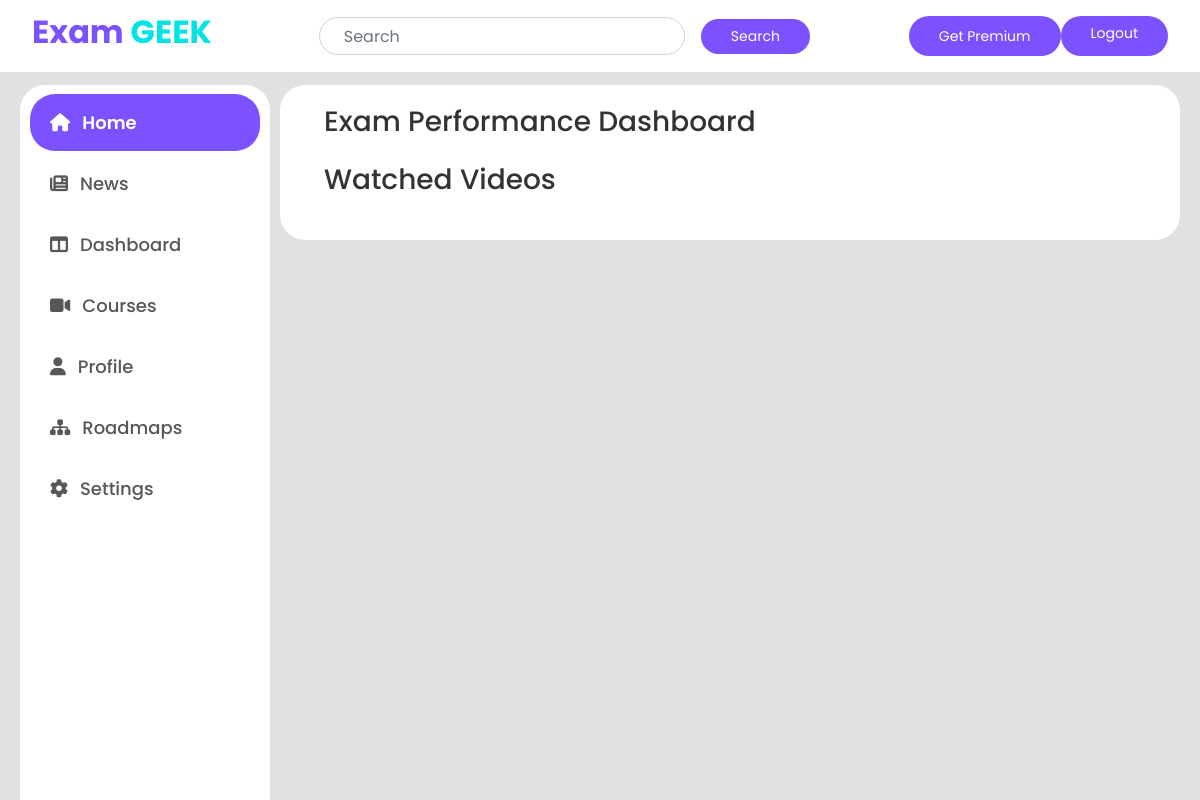
The app's page /dashboard/ (signed in), older data.
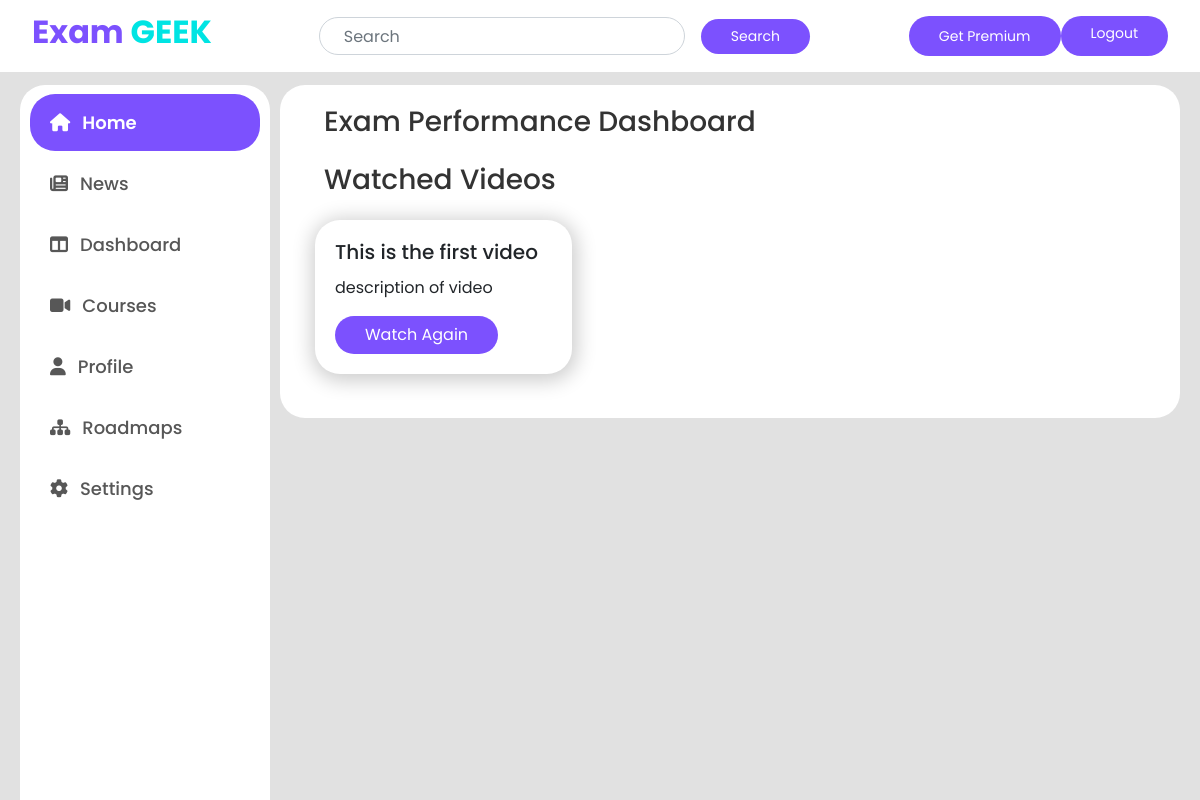
The same page, newer data.
### examapp/models.py (models this page shows)
class WatchedVideo(models.Model):
    user = models.ForeignKey(User, on_delete=models.CASCADE)
    video = models.ForeignKey(YouTubeVideo, on_delete=models.CASCADE)
    watched_at = models.DateTimeField(auto_now_add=True)

class YouTubeVideo(models.Model):
    title = models.CharField(max_length=255)
    description = models.TextField()
    url = models.URLField()
    uploaded_at = models.DateTimeField(auto_now_add=True)

### examapp/views.py (the view)
# urls.py: path('dashboard/', views.dashboard, name='dashboard'),
def dashboard(request):
    exams = Exam.objects.all()
    watched_videos = WatchedVideo.objects.filter(user=request.user)
    exam_titles = [exam.title for exam in exams]
    exam_scores = [exam.userexam_set.aggregate(models.Sum('score'))['score__sum'] or 0 for exam in exams]
    chart_data = {
        'exam_titles': exam_titles,
        'exam_scores': exam_scores,
    }
    return render(request, 'examapp/dashboard.html', {
        'watched_videos':watched_videos,
        'chart_data': json.dumps(chart_data),  # Convert Python dict to JSON string
    })

### examapp/templates/examapp/dashboard.html (shortened to what this page needs)
{% extends 'base.html'%}
{%block content %}
    {% include 'sidebar.html'%}
    <div class="content">
        <div>
            <h3 class="text-left theme-heading mx-4 mb-4">Exam Performance Dashboard</h3>
        </div>
        <div>
            <h3 class="text-left theme-heading mx-4 my-4">Watched Videos</h3>
            <div class="container">
                <div class="row">
                    {% for watched_video in watched_videos %}
                        <div class="col-md-4">
                            <div class="card mb-4">
                                <div class="card-body">
                                    <h5 class="card-title">{{ watched_video.video.title }}</h5>
                                    <p class="card-text">{{ watched_video.video.description }}</p>
                                    <a href="{{ watched_video.video.url }}" target="_blank" class="btn btn-theme">Watch Again</a>
                                </div>
                            </div>
                        </div>
                    {% endfor %}
                </div>
            </div>
        </div>
    </div>
{%endblock %}

### examapp/templates/base.html (shortened to what this page needs)
{% load static %}
<!DOCTYPE html>
<html lang="en">
<head>
    <link href="https://maxcdn.bootstrapcdn.com/bootstrap/4.5.2/css/bootstrap.min.css" rel="stylesheet">
    <link rel="stylesheet" href="https://cdnjs.cloudflare.com/ajax/libs/font-awesome/5.15.4/css/all.min.css">
    <link rel="stylesheet" href="https://cdnjs.cloudflare.com/ajax/libs/font-awesome/6.5.2/css/all.min.css" />
    <link rel="stylesheet" type='text/css' href="https://cdn.jsdelivr.net/gh/devicons/devicon@latest/devicon.min.css" />
</head>
<body>
    <nav class="navbar navbar-expand-lg navbar-dark base-navbar">
        <div class="px-3 d-flex justify-content-between w-100">
            <a class="navbar-brand base-navbar-brand" href="/">
                <h2 class="theme-text  bold-700">Exam <span class="theme-text-secondary">GEEK</span></h2>
            </a>
            <form class="form-inline search-form my-2" action="{% url 'home'%}" method="post">
                <input class="form-control base-form-control mr-sm-2 px-4" type="search" name="query" placeholder="Search" aria-label="Search">
                <input type="submit" value="Search" style="font-size: 14px;" class=" btn-theme mx-2">
            </form>
            <div class="navbar-text mobile-none">
                <button type="button" id="btn-premium" class="btn-theme btn-sm" data-toggle="modal" data-target="#myModal">
                    Get Premium
                </button>
                {% if user.is_authenticated %}
                    <a href="{% url 'logout' %}" class="btn login-btn btn-theme btn-sm">Logout</a>
                {% else %}
                    <a href="{% url 'login' %}" class="btn login-btn btn-theme btn-sm">Login</a>
                {% endif %}
            </div>
        </div>
    </nav>
    <div class="base-content">
        <div class="md-px-3 sm-px-0">
            {% block content %}
            {% endblock %}
        </div>
    </div>
</body>
</html>

### examapp/templates/sidebar.html (shortened to what this page needs)
<div class="sidebar">
    <a class="home" data-id="home" href="/"><i class="fa-solid fa-house"></i> <span>Home</span></a>
    <a class="news" data-id="news" href="/tech_news"><i class="fa-solid fa-newspaper"></i><span>News</span></a>
    <a class="dashboard" data-id="dashboard" href="/dashboard"><i class="fa-solid fa-table-columns"></i><span>Dashboard</span></a>
    <a class="courses" data-id="courses" href="/courses"><i class="fa-solid fa-video"></i><span>Courses</span></a>
    <a class="profile" data-id="profile" href="/profile"><i class="fa-solid fa-user"></i><span>Profile</span></a>
    <a class="roadmaps" data-id="roadmaps" href="/roadmaps"><i class="fa-solid fa-sitemap"></i><span>Roadmaps</span></a>
    <a class="settings" data-id="settings" href="/settings"><i class="fa-solid fa-gear"></i><span>Settings</span></a>
</div>

### examapp/templates/base.html (style rules this page uses)
body { font-family: 'Poppins', sans-serif; background-color: #e1e1e1; }
.btn-theme { background: #7c51fe; border-radius: 25px; padding: 7px 30px; border: none; outline: none; text-decoration: none; color: white; }
.theme-heading { color: #333333; }
.theme-text { color: #7c51fe; }
.theme-text-secondary { color: #00e4e3; }
.bold-700 { font-weight: 700; }
.base-navbar { background-color: #ffffff; position: fixed; width: 100%; z-index: 1000; }
.base-navbar-brand { color: #fff; }
.base-form-control { border-radius: 20px; }
.base-content { padding: 70px 20px 20px 20px; }
.mobile-none { display: flex; }

### examapp/templates/sidebar.html (style rules this page uses)
.sidebar { height: 100vh; width: 250px; position: fixed; background-color: #fff; padding: 5px 10px; color: #4b0082; border-radius: 25px; display: block; transition: all 0.5s; z-index: 5; }
.sidebar a { padding: 15px 20px; text-decoration: none; font-size: 18px; color: #575757; display: flex; align-items: center; gap: 12px; border-right: 5px solid transparent; transition: all 0.9s; border-radius: 25px; font-weight: 500; margin: 4px 0px; cursor: pointer; }
.sidebar a.active { background-color: #7c51fe; color: #fff; font-weight: 600; }
.content { margin-top: 15px; margin-left: 260px; padding: 20px; background-color: #fff; border-radius: 25px; }

### examapp/templates/examapp/dashboard.html (style rules this page uses)
.card { box-shadow: 1px 3px 20px 4px rgba(0, 0, 0, 0.2); border: none; border-radius: 25px; }

Row changes from the older to the newer data that the page shows:
added WatchedVideo: video "This is the first video", video.description "description of video"
